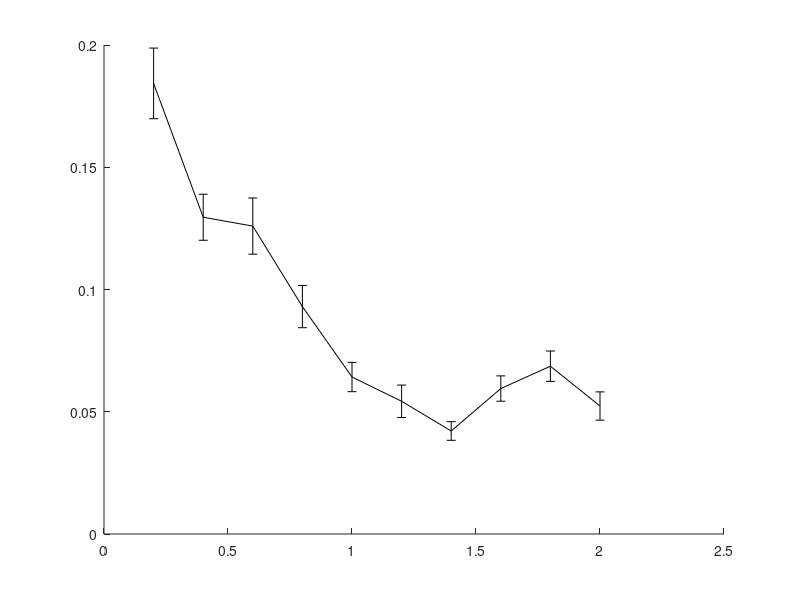

This figure's MATLAB source: (Note: this script raises an error after producing the figure.)


% last updated: 

clear all
clc

%%
planners = {'BiRRT','RRT','SBL'};
plannerType = planners{1};
switch plannerType
    case 'BiRRT'
%         D{1} = load('Benchmark_BiRRT_PCS_rB.txt'); D{1} = D{1}(D{1}(:,2)==1,:); 
%         D{2} = load('Benchmark_BiRRT_GD_rB.txt'); D{2} = D{2}(D{2}(:,2)==1,:);
        D{1} = load('Benchmark_BiRRT_PCS_rB_wo.txt'); D{1} = D{1}(D{1}(:,2)==1,:); 
        D{2} = load('Benchmark_BiRRT_GD_rB_wo.txt'); D{2} = D{2}(D{2}(:,2)==1,:); 
    case 'RRT'
        D{1} = D{1}(D{1}(:,2)==1,:);
        D{2} = D{2}(D{2}(:,2)==1,:);
    case 'SBL'
        D{1} = load('Benchmark_SBL_PCS_rB.txt'); D{1} = D{1}(D{1}(:,2)==1,:);
        D{2} = load('Benchmark_SBL_GD_rB.txt'); D{2} = D{2}(D{2}(:,2)==1,:);
end

%%
disp(['Results for ' plannerType ':']);

%%

for k = 1:size(D,2)
    
    r{k} = sort(unique(D{k}(:,1)));
    for i = 1:length(r{k})
        M = D{k}(D{k}(:,1)==r{k}(i), 1:end);
        t{k}(i) = mean(M(:,4));
        t_ste{k}(i) = std(M(:,4))/sqrt(size(M,1));
    end
    
    [tmin(k), im(k)] = min(t{k});
end

%%
h = figure(1);
clf
errorbar(r{1},t{1},t_ste{1},'-k','linewidth',2);
hold on
errorbar(r{2},t{2},t_ste{2},'--k','linewidth',2);
hold off
ylabel('mean runtime [sec]');
xlabel('max. local-connection distance');
legend('PCS','NR');
% xlim([0 6]);
% xlim([min(rd) max(rd)]);

%%

for k = 1:size(D,2)
    
    sS = r{k}(im(k));
    
    D{k} = D{k}(D{k}(:,1)==sS, 1:end);
    suc = D{k}(:,2)==1;
    F(:,k) = mean(D{k},1);
    
    tmin(k) = F(4,k);
end

clc
disp('-----------------------------------');
fprintf('         \t\tPCS\tNR\n');
fprintf('Queries: \t\t%d\t%d\n', size(D{1},1), size(D{2},1));
fprintf('d =      \t\t%.1f\t%.1f\n', F(1,1), F(1,2));
fprintf('Avg. time (for d): \t%.2f\t%.2f \t(msec)\n', F(4,1)*1e3, F(4,2)*1e3);
fprintf('Min. time (for d): \t%.2f\t%.2f \t(msec)\n', min(D{1}(:,4))*1e3, min(D{2}(:,4))*1e3);
fprintf('Nodes in path:     \t%.1f\t%.1f\n', F(10,1), F(10,2));
fprintf('Nodes in trees:    \t%.1f\t%.1f\n', F(11,1), F(11,2));
disp('------------ Sampling -------------');
fprintf('Sampling time:    \t%.2f\t%.2f \t(msec)\n', F(15,1)*1e3, F(15,2)*1e3);
fprintf('Sampling success: \t%.2f\t%.2f \t(%%)\n', 100*F(16,1)/(F(16,1)+F(17,1)), 100*F(16,2)/(F(16,2)+F(17,2)));
disp('------------ loc.-con. ------------');
fprintf('Loc.-con. time:    \t%.2f\t%.2f \t(msec)\n', F(12,1)*1e3, F(12,2)*1e3);
fprintf('Loc.-con. count:   \t%.2f\t%.2f \t\n', F(13,1), F(13,2));
fprintf('Loc.-con. success: \t%.2f\t%.2f \t(%%)\n', 100*F(14,1)/F(13,1), 100*F(14,2)/F(13,2));
disp('----------- Projection ------------');
fprintf('Proj. time:        \t%.2f\t%.2f \t(sec)\n', F(6,1), F(6,2));
fprintf('Proj. count:       \t%.2f\t%.2f \t\n', F(5,1), F(5,2));

%%
disp(' ');
fprintf('Speed-up:      %.2f\n', tmin(2)/tmin(1));

%%
%%
%%
% PCS
td = D{1}(:,4);
maxT = max(td);
T1 = linspace(0,maxT,100);
T1 = T1(2:end);
for i = 1:length(T1)
    sd = td < T1(i);
    md(i) = mean(td(sd));
    Md(i) = 1-sum(sd)/length(td);
end
%%
% GD
tg = D{2}(:,4);
maxT = max(tg);
T2 = linspace(0,maxT,100);
T2 = T2(2:end);
for i = 1:length(T2)
    sg = tg < T2(i);
    mg(i) = mean(tg(sg));
    Mg(i) = 1-sum(sg)/length(tg);
end

%%
h = figure(2);
clf
plot(T1,Md*100,'-k','linewidth',2);
hold on
plot(T2,Mg*100,'--k','linewidth',2);
hold off
xlabel('maximum runtime (sec)');
ylabel('failure rate (%)');
legend('wPCA','woPCA');
% xlim([0 1.2]);%max([T1 T2])]);
% title(plannerType);
set(gca,'fontsize',13);
% set(h, 'Position', [100, 100, 800, 400]);
% print PCS_NR_runtime.eps -depsc -r200